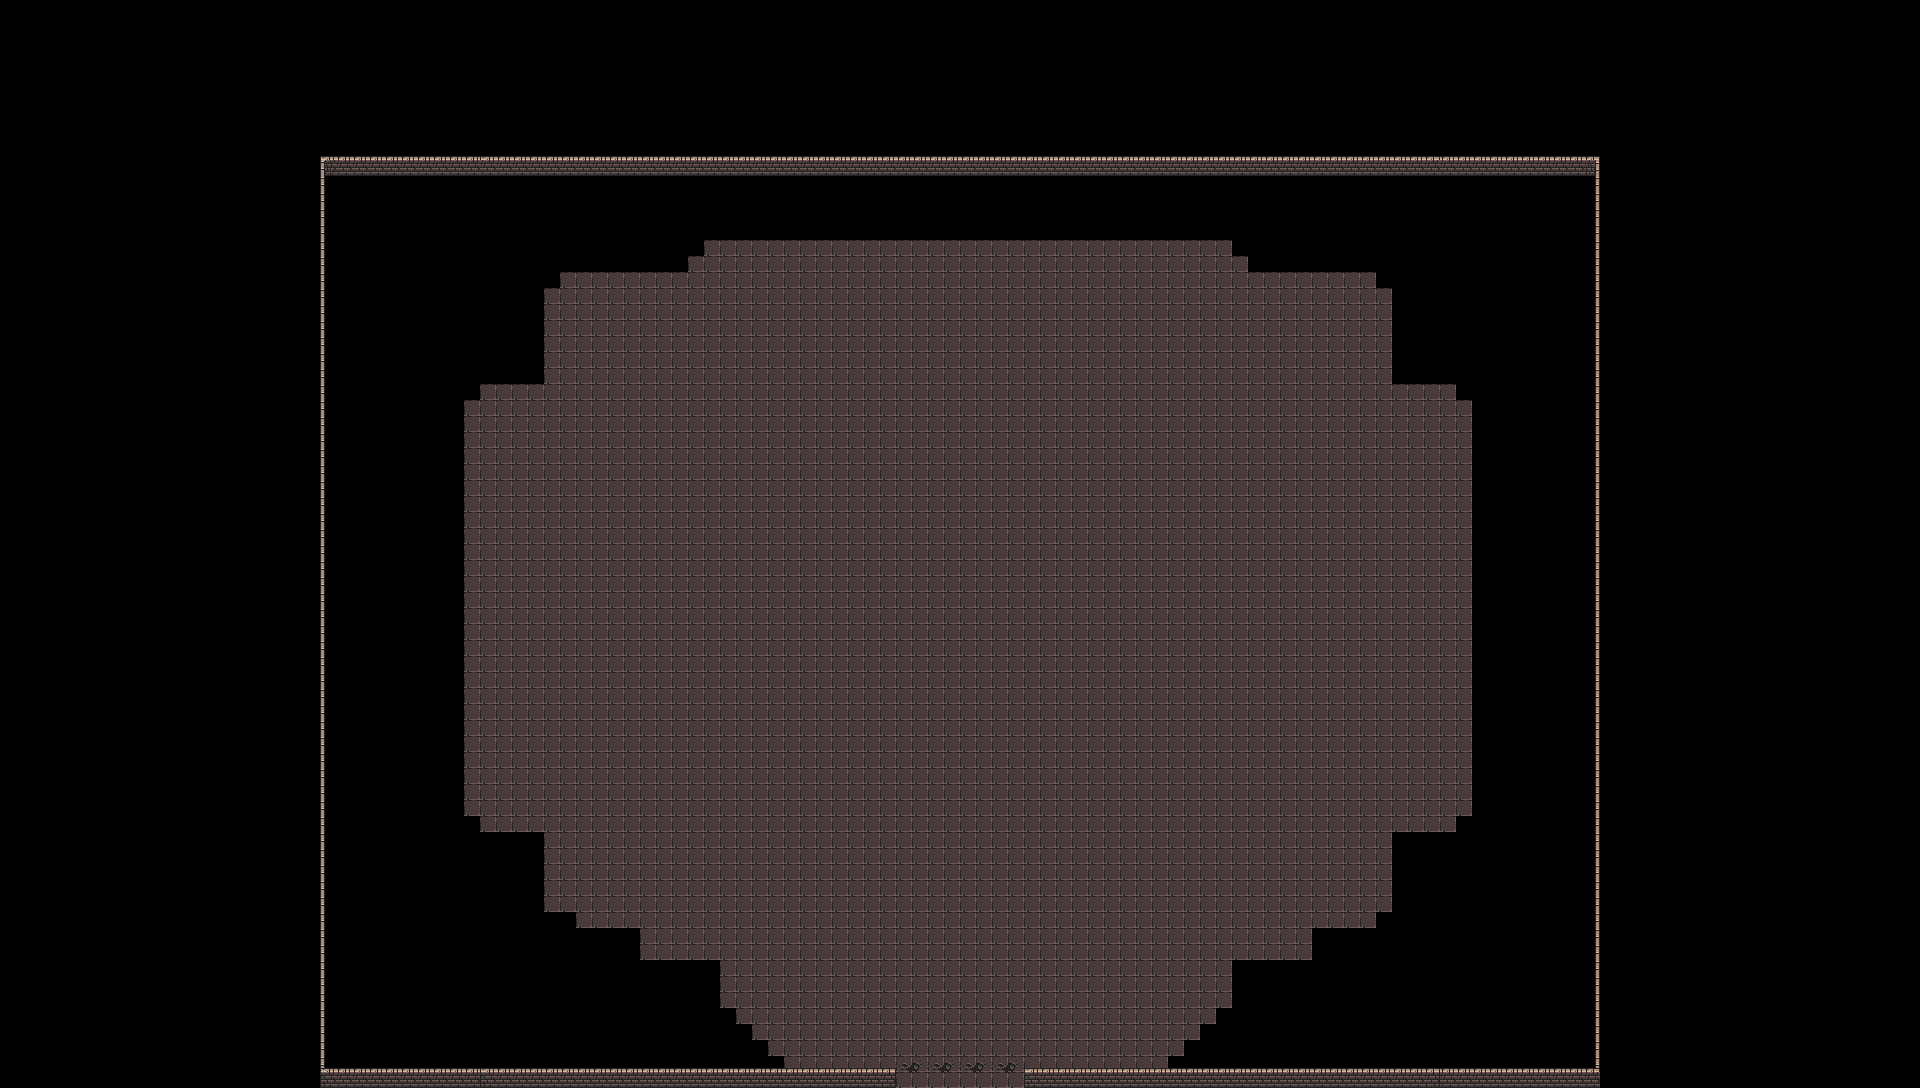

A level layout from a 2D game, rendered from its tile map. Below: a short description, then the map file with tile-grid data replaced by summaries:
An orthogonal 120x68 tile map with 16x16 px tiles, 3 tile layers (Sol, Collision, Haut de Struct).

<map version="1.10" tiledversion="1.10.1" orientation="orthogonal" renderorder="right-down" width="120" height="68" tilewidth="16" tileheight="16" infinite="0" nextlayerid="7" nextobjectid="1">
 <tileset firstgid="1" source="dungeon.tsx" />
 <layer id="6" name="Sol" width="120" height="68">
  <data>[8160 cells, 2870 non-empty, 3 distinct tile ids]</data>
 </layer>
 <layer id="4" name="Collision" width="120" height="68">
  <data>[8160 cells, 264 non-empty, 7 distinct tile ids]</data>
 </layer>
 <layer id="1" name="Haut de Struct" width="120" height="68">
  <data>[8160 cells, 152 non-empty, 3 distinct tile ids]</data>
 </layer>
</map>
